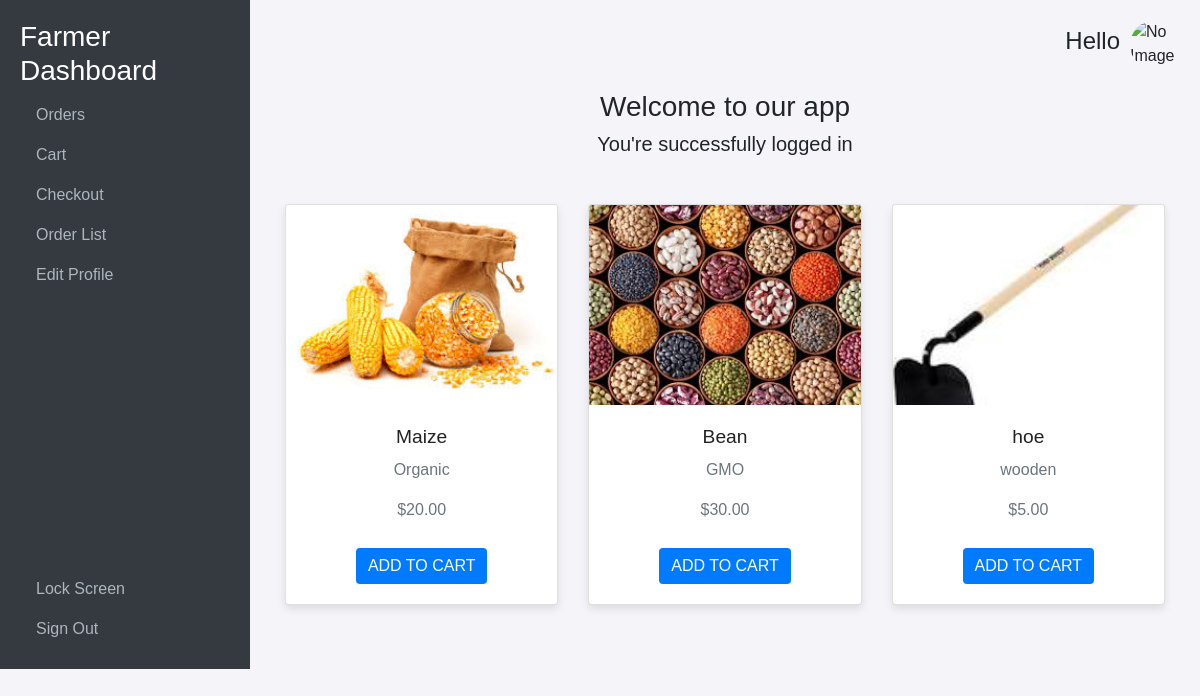
The app's page /farmer_index/ (signed in) with its own data.
### products/models.py (models this page shows, shortened)
class Product(models.Model):
    supplier = models.ForeignKey(User, on_delete=models.CASCADE)
    name = models.CharField(max_length=200)
    description = models.TextField()
    price = models.DecimalField(max_digits=10, decimal_places=2)
    category = models.ForeignKey(Category, on_delete=models.CASCADE)

class ProductImage(models.Model):
    product = models.ForeignKey(Product, on_delete=models.CASCADE, related_name='images')
    image = models.ImageField(upload_to='product_images/')

### authentication/views.py (the view)
# urls.py: path('farmer_index/', views.farmer_index, name='farmer_index'),
@login_required
def farmer_index(request):
    fname = request.user.first_name
    products = Product.objects.all()
    return render(request, 'authentication/farmer_index.html', {'fname': fname, 'products': products})

### templates/authentication/farmer_index.html (shortened to what this page needs)
{% load static %}
<!DOCTYPE html>
<html>
<head>
    <link rel="stylesheet" href="https://bootswatch.com/5/lumen/bootstrap.min.css">
    <link rel="stylesheet" href="https://maxcdn.bootstrapcdn.com/bootstrap/4.5.2/css/bootstrap.min.css">
</head>
<body>
    <div class="sidebar">
        <div>
            <h3>Farmer Dashboard</h3>
            <ul class="nav flex-column">
                <li class="nav-item">
                    <a class="nav-link" href="{% url 'order_list_view' %}">Orders</a>
                </li>
                <li class="nav-item">
                    <a class="nav-link" href="{% url 'cart_view' %}">Cart</a>
                </li>
                <li class="nav-item">
                    <a class="nav-link" href="{% url 'checkout_view' %}">Checkout</a>
                </li>
                <li class="nav-item">
                    <a class="nav-link" href="{% url 'order_list_view' %}">Order List</a>
                </li>
                <li class="nav-item">
                    <a class="nav-link" href="{% url 'edit_farmer' %}">Edit Profile</a>
                </li>
            </ul>
        </div>
        <div>
            <ul class="nav flex-column">
                <li class="nav-item">
                    <a class="nav-link" href="{% url 'lock_screen' %}">Lock Screen</a>
                </li>
                <li class="nav-item">
                    <a class="nav-link" href="{% url 'home' %}">Sign Out</a>
                </li>
            </ul>
        </div>
    </div>
    <div class="content">
        <div class="profile-container">
            <h4>Hello {{ user.first_name }}</h4>
            {% if user.profile.profile_picture %}
                <img src="{{ user.profile.profile_picture.url }}" alt="{{ user.first_name }}">
            {% else %}
                <img src="{% static 'img/no_image_available.png' %}" alt="No Image Available">
            {% endif %}
        </div>
        <div class="text-center">
            <h3>Welcome to our app</h3>
            <h5>You're successfully logged in</h5>
            <div class="container mt-5">
                <div class="row">
                    {% for product in products %}
                        <div class="col-md-4 mb-4">
                            <div class="card product-card">
                                {% if product.images.exists %}
                                    <img src="{{ product.images.first.image.url }}" class="card-img-top" alt="{{ product.name }}">
                                {% else %}
                                    <img src="{% static 'img/no_image_available.png' %}" class="card-img-top" alt="No Image Available">
                                {% endif %}
                                <div class="card-body">
                                    <h5 class="card-title">{{ product.name }}</h5>
                                    <p class="card-text">{{ product.description }}</p>
                                    <p class="card-text">${{ product.price }}</p>
                                    <a href="{% url 'add_to_cart' product.id %}" class="btn btn-primary">Add to Cart</a>
                                </div>
                            </div>
                        </div>
                    {% endfor %}
                </div>
            </div>
        </div>
    </div>
</body>
</html>

### templates/authentication/farmer_index.html (style rules this page uses)
body { display: flex; background-color: #f4f4f9; font-family: 'Arial', sans-serif; }
.sidebar { min-width: 250px; max-width: 250px; background: #343a40; color: #fff; padding: 20px; display: flex; flex-direction: column; justify-content: space-between; }
.sidebar h3 { color: #fff; }
.nav-link { color: #adb5bd; }
.content { flex: 1; padding: 20px; }
.profile-container { display: flex; justify-content: flex-end; align-items: center; margin-bottom: 20px; }
.profile-container img { border-radius: 50%; width: 50px; height: 50px; object-fit: cover; margin-left: 10px; }
.product-card { margin-bottom: 20px; box-shadow: 0 4px 8px rgba(0, 0, 0, 0.1); }
.product-card img { height: 200px; object-fit: cover; }
.card-body { display: flex; flex-direction: column; align-items: center; }
.card-title { font-size: 1.2em; margin-bottom: 10px; }
.card-text { font-size: 1em; color: #6c757d; }
.btn-primary { background-color: #007bff; border: none; margin-top: 10px; }

### records on screen
Product: images.first.image (picture), name "Maize", description "Organic", price "20.00"
Product: images.first.image (picture), name "Bean", description "GMO", price "30.00"
Product: images.first.image (picture), name "hoe", description "wooden", price "5.00"
